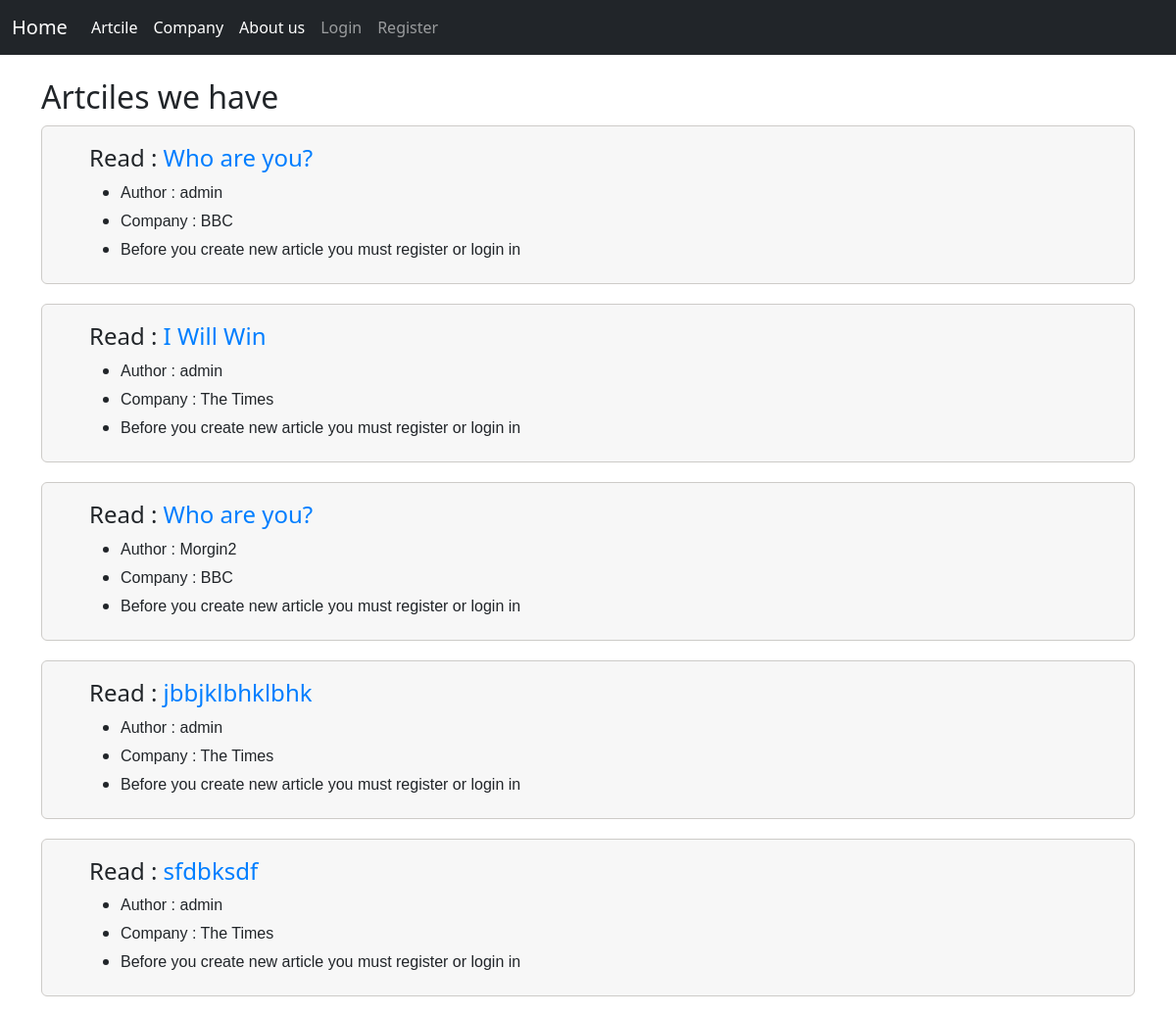
The page /AllArticle/ on the database its author committed.
### newspaper_app/models.py (models this page shows, shortened)
class Article(models.Model):
    title = models.CharField(max_length=120)
    body = models.TextField()
    description = models.CharField(max_length=300)
    author = models.ForeignKey(get_user_model() , on_delete=models.CASCADE)
    company = models.ForeignKey(Company , on_delete=models.CASCADE)
    date = models.DateTimeField(auto_now_add=True)
    def __str__(self):
        return self.title

class Company(models.Model):
    name = models.CharField(max_length=120)
    description = models.TextField()
    date = models.DateTimeField(auto_now_add=True)
    author = models.ForeignKey(get_user_model() , on_delete=models.CASCADE , null=True)
    def __str__(self):
        return self.name

### user_app/models.py (models this page shows)
class PersonalCustomUser(AbstractUser):
    age = models.PositiveBigIntegerField(blank=True , null=True)
    email  = models.EmailField(blank=True , null=True)

### newspaper_app/views.py (the view)
# urls.py: path('AllArticle/' , views.NewspapeprListView.as_view() , name = 'newspaper_list_view'),
class NewspapeprListView(ListView):
    template_name = 'newspaper_list_view.html'
    model = models.Article
    context_object_name = 'list'

### templates/newspaper_list_view.html
{% extends 'base.html' %}
{% block content %}
{% if list %}
    <h2>Artciles we have</h2>
        {% if user.is_authenticated %}
            {% for i in list %}
            <div class='test'>
                <div class="bg-light p-5 rounded ggg">
                    <h4 class='los'>Read : <a href="{% url 'detail_newspaper' i.pk user.id %}">{{ i }}</a></h4>
                    <ul class='nop'>
                        <li><p>Author  -  {{ i.author }}</p></li>
                        <li><p>Company - {{ i.company }}</p></li>
                        <li>{% if user.is_authenticated %}
                        <a href = "{% url 'newspaper_create' %}" class='nop'>New Article</a>
                        {% endif %}
                        </li>
                    </ul>
                </div>
            </div>
            {% endfor %}
        {% else %}
            {% for i in list %}
            <div class="bg-light p-5 rounded ggg">
            <h4 class = 'los'>Read : <a href="{% url 'detail_newspaper' i.pk 999 %}">{{ i }}</a></h4>
            <ul class = 'nop'>
                <li><p>Author : {{ i.author }}</p></li>
                <li><p>Company : {{ i.company }}</p></li>
                <li><p>Before you create new article you must register or login in</p></li>
            </ul>
            </div>
            {% endfor %}
        {% endif %}
{% else %}
    <p>There are no articles yet</p>
{% endif %}
{% endblock content%}

### static/css/base.css (style rules this page uses)
body { background-color: rgb(255, 255, 255); }
.rounded { margin-top: 10px; }
.ggg { background-color: rgb(247, 247, 247)!important; margin-bottom: 20px; }
a { text-decoration: none; color: #007eff; }
.nop { margin-bottom: -30px; }
.los { margin-top: -30px; }
.ggg p { font-family: 'Franklin Gothic Medium', 'Arial Narrow', Arial, sans-serif; margin-bottom: 4px; }
.ggg { border: 1px solid rgb(205, 203, 200); }

### rows shown on the page
Article: title "Who are you?", author "admin", company "BBC"
Article: title "I Will Win", author "admin", company "The Times"
Article: title "Who are you?", author "Morgin2", company "BBC"
Article: title "jbbjklbhklbhk", author "admin", company "The Times"
Article: title "sfdbksdf", author "admin", company "The Times"
